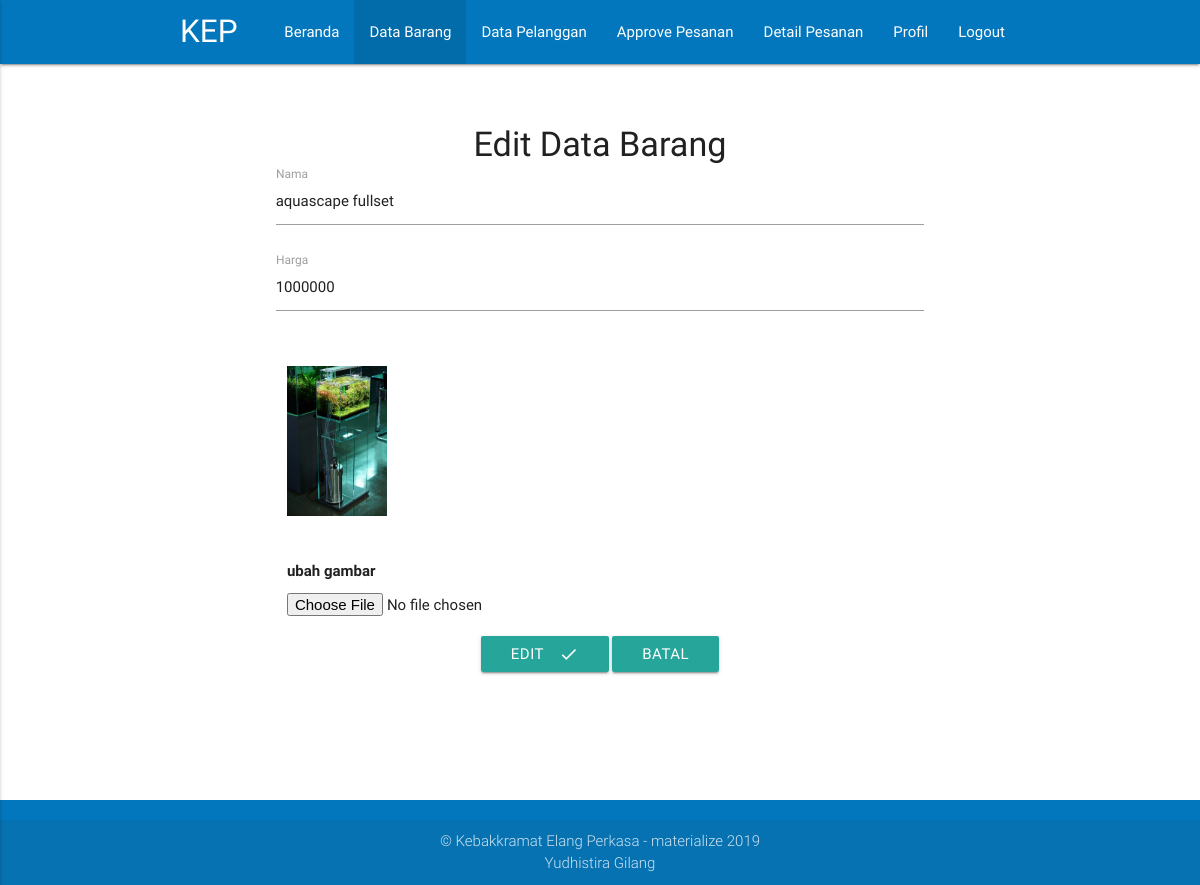
The page /admin/eba.php?kode=1 (signed in) on the database its author committed.
### tables this page shows
CREATE TABLE `items`  (
  `item_id` int(10) UNSIGNED NOT NULL AUTO_INCREMENT,
  `item_name` varchar(5000) NOT NULL DEFAULT '',
  `item_price` double NULL DEFAULT NULL,
  `item_image` varchar(5000) NOT NULL DEFAULT '',
  `item_date` date NOT NULL,
  PRIMARY KEY (`item_id`) USING BTREE
);

### admin/eba.php (the view, shortened to what this page needs)
<?php
	include('../config.php');
	try {
			$stmt_select = $conn->prepare('SELECT * FROM items WHERE item_id =:item_id');
			$stmt_select->execute(array(':item_id'=>$_GET['kode']));
			$data=$stmt_select->fetch(PDO::FETCH_ASSOC);
		}
	catch(PDOException $e)
		{
			echo $sql . "<br>" . $e->getMessage();
		}
?>
<!DOCTYPE html>
<html>
<head>
	<link rel="stylesheet" type="text/css" href="../asset/css/materialize.min.css">
</head>
<body>
		<nav class="light-blue darken-3">
		<div class="container">
			<div class="nav-wrapper">
				<a href="index.php" class="brand-logo">KEP</a>
				<ul class="right hide-on-med-and-down">
					<li><a href="index.php">Beranda</a></li>
					<li class="active"><a href="barang.php">Data Barang</a></li>
					<li><a href="pelanggan.php">Data Pelanggan</a></li>
					<li><a href="approve_pesanan.php">Approve Pesanan</a></li>
					<li><a href="pesanan.php">Detail Pesanan</a></li>
					<li><a href="profil.php">Profil</a></li>
					<li><a href="logout.php">Logout</a></li>
				</ul>
			</div>
		</div>
		</nav>
	<br><br>
	<div class="container">
			<div class="row">
				<div class="container">
					 <?php
					echo'
					<form method="POST" action="" enctype="multipart/form-data">
							<div class="row">
								<h4 class="center-align">
									Edit Data Barang
								</h4>
								<div class="row">
									<div class="input-field">
										<input type="text" name="nama" value="'.$data['item_name'].'" id="icon_prefix">
										<label for="icon_prefix">Nama</label>
									</div>
								</div>
								<div class="row">
									<div class="input-field">
										<input type="text" name="harga" value="'.$data['item_price'].'" id="icon_prefix">
										<label for="icon_prefix">Harga</label>
									</div>
								</div>
								<div class="row">
									<div class="col s12 m12 l12 input-field">
										<img width="100" src="../gambar_barang/'.$data['item_image'].'">
										<br><br>
										<p> <b>ubah gambar</b> </p>
								    	<input type="file" name="item_image" id="item_image">
								    </div>
							    </div>
								<div class="row">
									<div class="input-field center-align">
										<button class="btn waves-effect waves-light" type="submit" name="edit">Edit<i class="material-icons right">done</i></button>
										<a href="barang.php" class="waves-effect waves-light btn">Batal</a>
									</div>
								</div>
							</div>
					</form>
					';
					?>
				</div>
			</div>
		<br>
	</div>
	<br>
	<br>
	<footer class="page-footer light-blue darken-3 black-text">
			<div class="footer-copyright">
				<div class="container center-align">
					&copy; Kebakkramat Elang Perkasa - materialize <?php echo date('Y'); ?>
					<br>
					Yudhistira Gilang
				</div>
			</div>
	</footer>
</body>
</html>

### rows shown on the page
items: nama "aquascape fullset", harga "1000000", item_image (picture)
